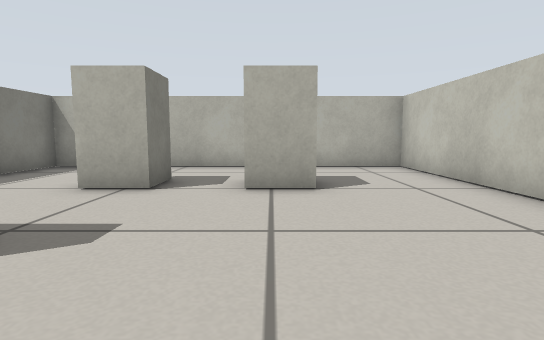
[1] (above)

12 first-person views from a walk through a Gazebo world. The camera is 0.09 m above the floor, tilts 6° down and sees 80° across. The floor is counted in squares, 0.1 m on a side. Each view is taken from the middle of a square. On the plan, view 1 faces up. The plan holds only what a view shows up to about 12 squares ahead; the rest is blank.

[2]
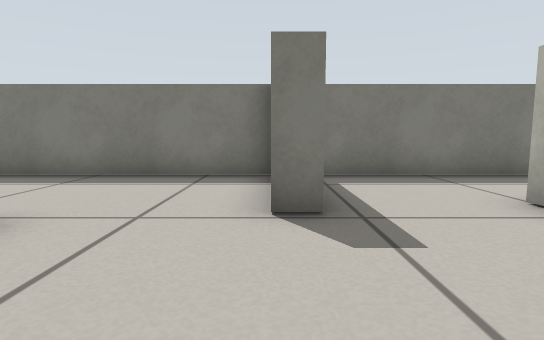

[3]
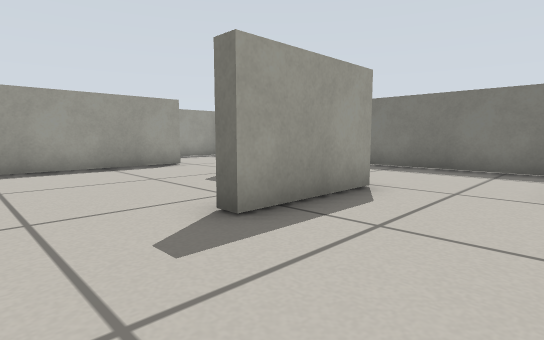

[4]
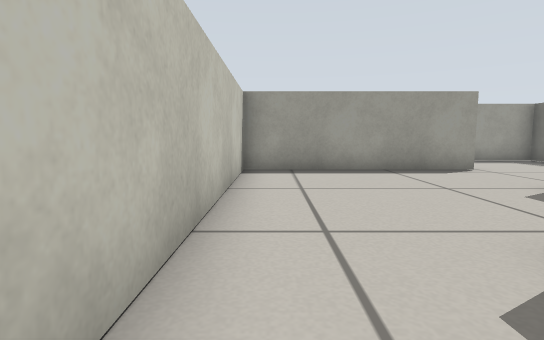

[5]
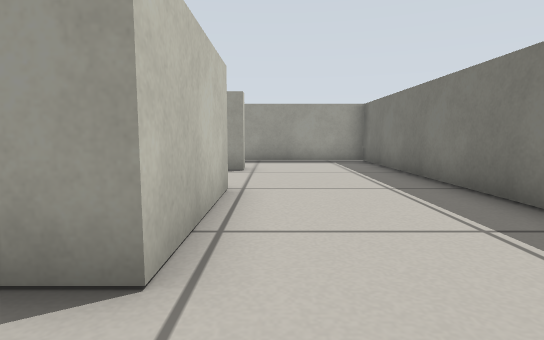

[6]
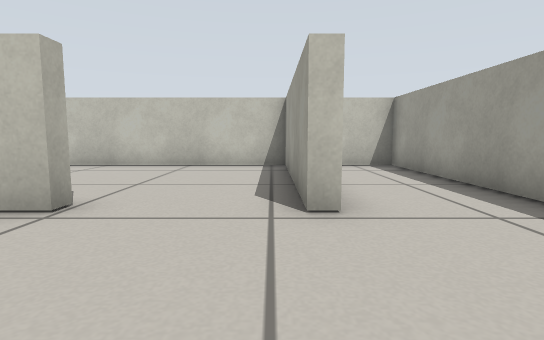

[7]
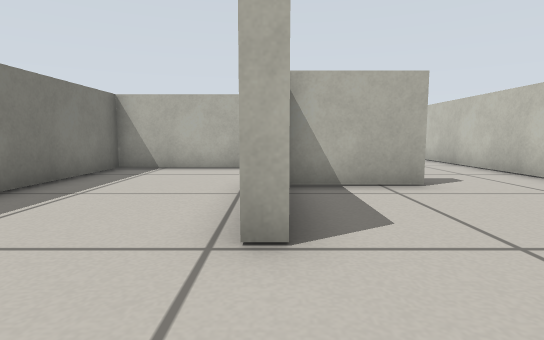

[8]
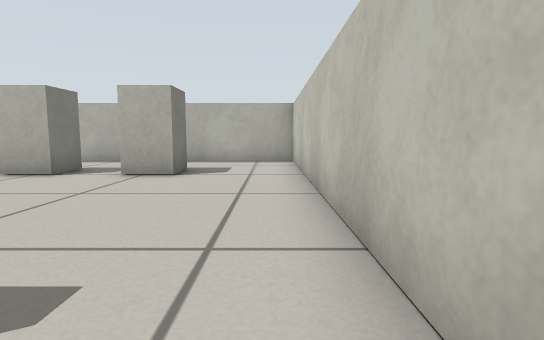

[9]
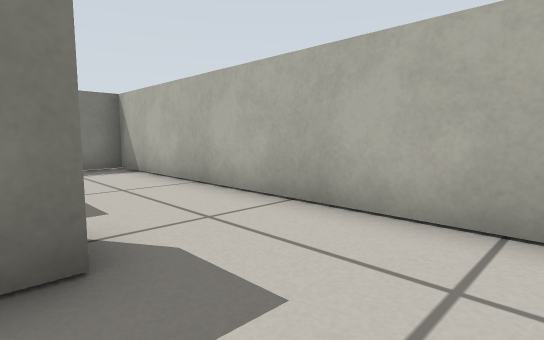

[10]
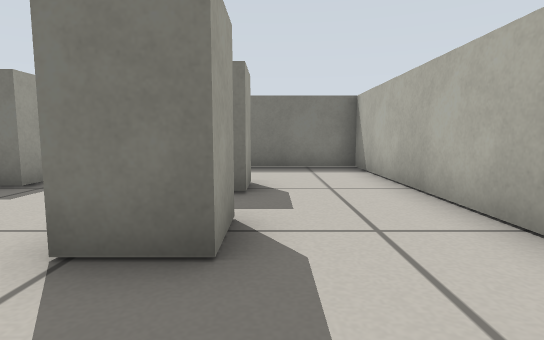

[11]
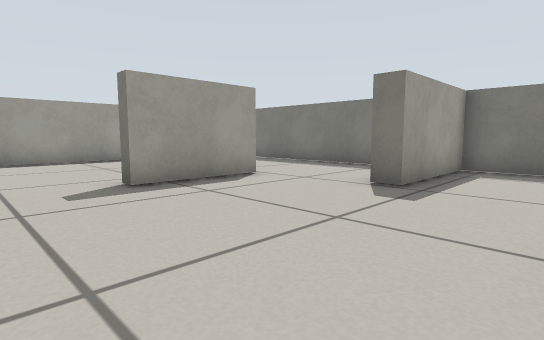

[12]
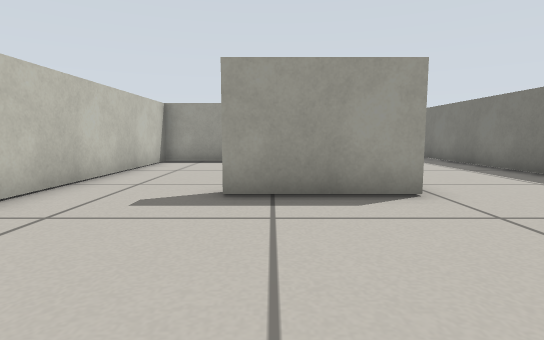

### Floor plan
Points are (right, up) in squares from view 1. A wall is a line through its corners. A room is listed if a view was taken in it or the views show most of it. See-through windows are left out.
Room 1 (views 1, 2, 3, 4, 5, 6, 7, 8, 9, 10, 11, 12)
walls: (-1.8, -4.4) (-2.3, -4.4) (-2.3, -0.8) (0.7, -0.8) (0.7, -1.2) (-1.8, -1.2); (-2.3, -7.9) (-2.3, -7.4) (3.7, -7.4) (3.7, 9.4) (-6.3, 9.4) (-6.3, 2.6) (-2.7, 2.6) (-2.7, 2) (-6.3, 2) (-6.3, -10.6) (3.7, -10.6) (3.7, -9)
objects: white box (-3, 6) to (-2, 6); white box (0, 6)

Positions as (right, up) in squares from view 1, and headings:
1: (0, 0), facing up
2: (1, 2), facing left
3: (3, 2), facing down-left
4: (3, 1), facing down
5: (-3, 1), facing down
6: (-6, -7), facing right
7: (-2, -7), facing up
8: (3, -2), facing up
9: (3, 6), facing up-left
10: (3, 7), facing left
11: (3, 5), facing down-left
12: (0, 4), facing down
